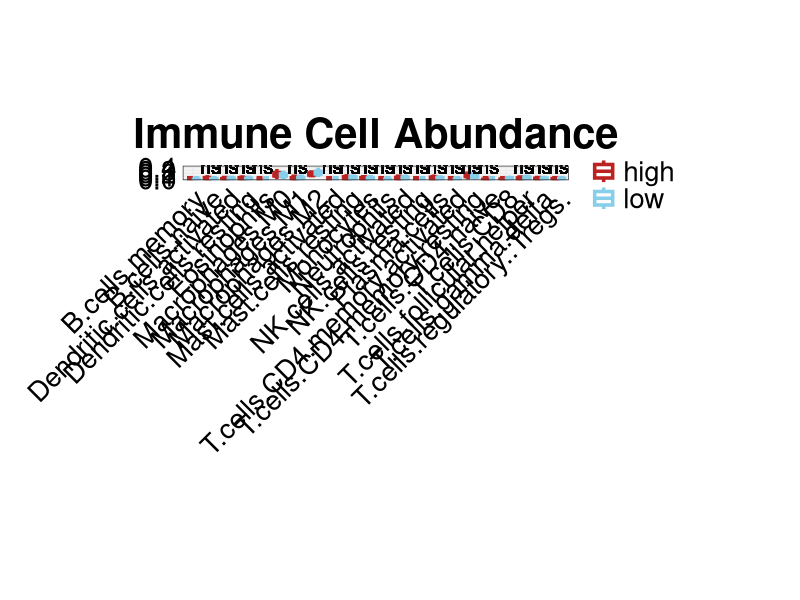
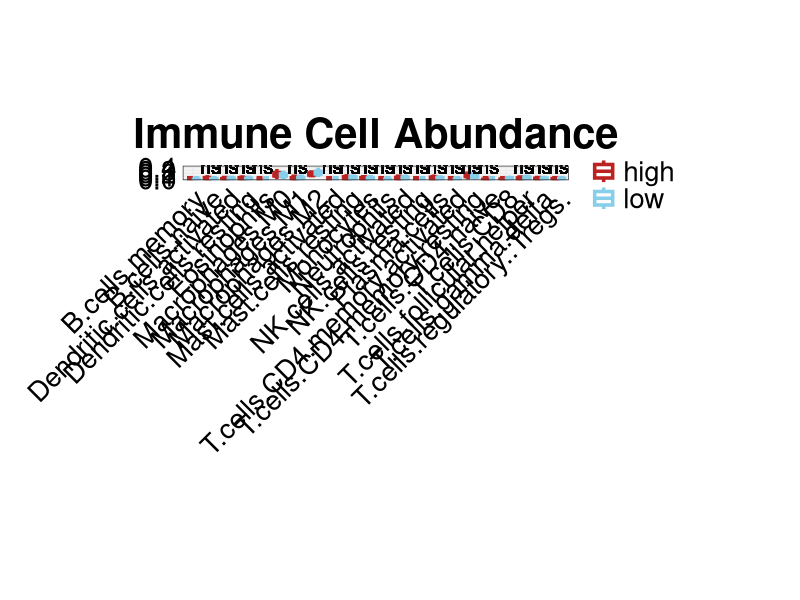
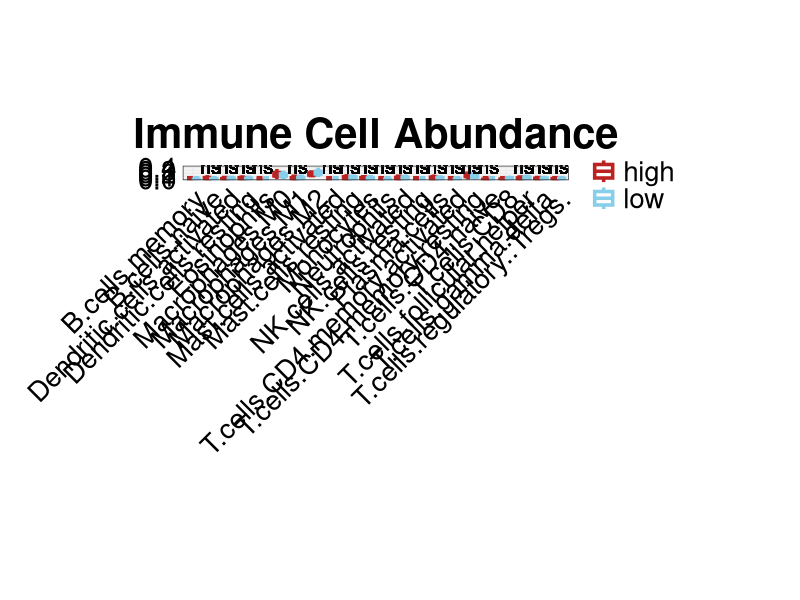

Reproduce these figures in R, in order.
library(tidyverse)
library(dplyr)
results <- read.table("risk-violin.txt",header = T,sep = "\t",quote = "",row.names = 1)
risk_info <- read.table("risk.txt",header = T,sep = "\t",quote = "")
#Process data
data_long<-results%>%mutate(Sample=rownames(results))%>%gather(key="Cell_Type",value="Abundance",-Sample)#Convert to a long data frame
data_long<-merge(data_long,risk_info,by.x='Sample',by.y='id',all.x=T)

p_values<-data_long%>%group_by(Cell_Type)%>%summarise(p_value=wilcox.test(Abundance~risk)$p.value)
#Add the p-value to the data frame
data_long<-data_long%>%left_join(p_values,by="Cell_Type")%>%
                mutate(Significance=case_when(
                      p_value<0.001~"***",
                      p_value<0.01~"**",
                      p_value<0.05~"*",
                      TRUE~"ns"))
#Draw a box plot
plot<-ggplot(data_long,aes(x=Cell_Type,y=Abundance,fill=risk,color=risk))+
  geom_boxplot(fill=NA,outlier.shape=NA,size=1.2)+
  labs(y="",x="",title="Immune Cell Abundance",color='')+
  theme_bw()+
  scale_fill_manual(values=c("high" = "#BB2222", "low" = "skyblue"))+
  scale_color_manual(values=c("high" = "#BB2222", "low" = "skyblue"))+
  #Add significance labels for p-values
  geom_text(aes(label=Significance,y=max(Abundance)*1.1),size=5,color='black',show.legend=F)+
  theme(plot.title=element_text(hjust=0.5,size=30,face='bold'),
        legend.text=element_text(size=20),
        plot.margin=unit(c(3,3,3,3),'cm'),
        axis.ticks=element_blank(),
        axis.text.x=element_text(angle=45,hjust=1,size=20,color='black'),
        axis.text.y=element_text(size=20,color='black'))#Rotate the x-axis labels to prevent overlap
plot
ggsave(plot=plot,filename='diff.png',width=12,height=8,dpi=300)
ggsave(plot=plot,filename='risk——boxplot.pdf',width=12,height=8)
